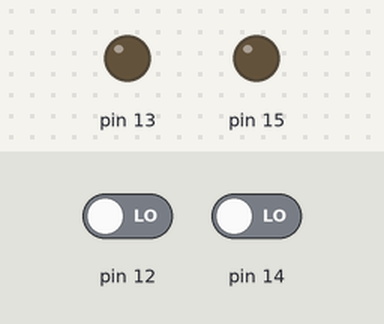
Simulated run of this sketch. Board: Arduino Uno, built with avr-gcc and run on an emulated ATmega328P. Shown: output pins drawn as LEDs (lit = HIGH). The inputs (shaded band) are chosen by the test bench; at power-on: pin 12 LOW, pin 14 LOW.

Above: at 1.2 s.
1.3 s: pin 12 driven HIGH
At 1.7 s:
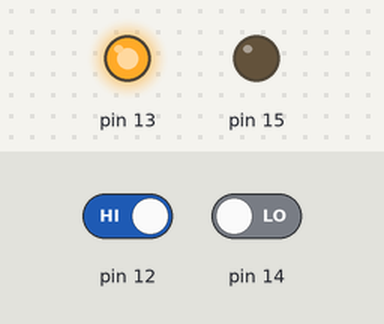
2.8 s: pin 14 driven HIGH
At 4.0 s:
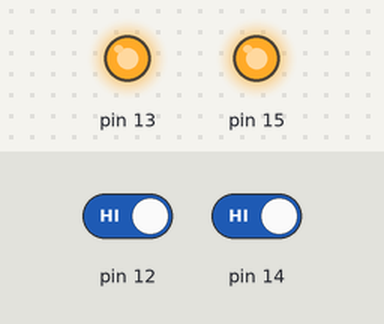
4.3 s: pin 12 driven LOW
At 5.1 s:
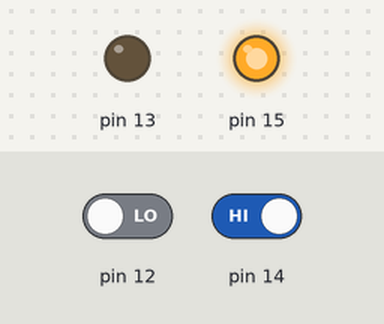
5.8 s: pin 14 driven LOW
At 6.3 s:
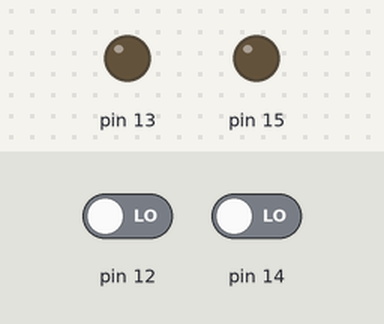
Timing chart, 0 to 8.3 s (numbered marks = the images above; inputs shaded):
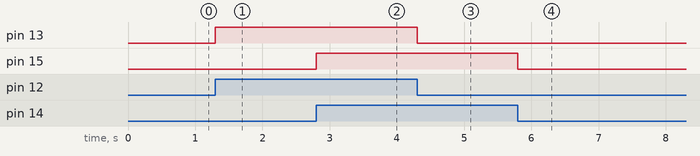

Measured:
- after the input at 1.3 s, pin 13: LOW → HIGH at once
- after the input at 2.8 s, pin 15: LOW → HIGH at once
- after the input at 4.3 s, pin 13: HIGH → LOW at once
- after the input at 5.8 s, pin 15: HIGH → LOW at once

The sketch:

lab8.2.ino
```cpp
void setup() {
  DDRB = B00100000; // DDRB = 0x20; // DDRB = 32; // встановимо 13 пін Arduino (5 пін регістра B) як вихід, а інші піни як входи
  DDRC = B11000010; // пін А1 як вихід (1 пін регістра С), пін А0 як вхід (0 пін регістра С), інші піни теж як входи

  PORTC =B00000000;
}

void loop() {
  // тернарна операція, аналог if...else...
  // читаєм сигнал з 4го піна регістру В і подаємо сигнал на 5й пін регістру В
  (PINB & (1 << PB4)) != 0   ?   PORTB |= 1 << PB5   :   PORTB &= ~(1 << PB5);
  // читаєм сигнал з 0го піна регістру С і подаємо сигнал на 1й пін регістру С
  (PINC & (1 << PC0)) != 0   ?   PORTC |= 1 << PC1   :   PORTC &= ~(1 << PC1);
}
```
